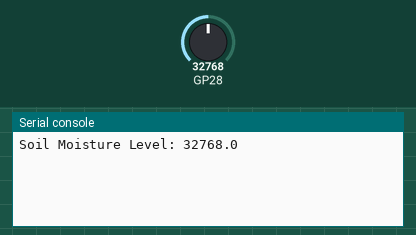
A program run on a simulated Raspberry Pi Pico running MicroPython. Shown: the last lines printed to the serial console. Inputs (shaded band) come from the test bench; at power-on: GP28 = 32768 (analog values on the 0–65535 scale).

Above: at 1.2 s.
1.3 s: GP28 set to 45874
At 2.6 s:
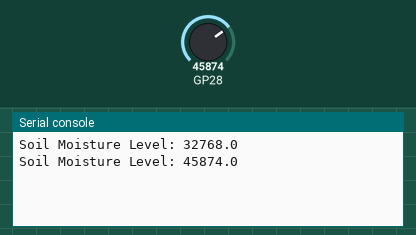
2.8 s: GP28 set to 57670
At 3.9 s:
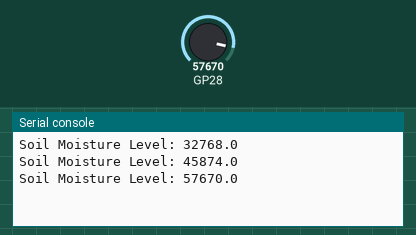
Timing chart, 0 to 5.8 s (numbered marks = the images above; inputs shaded):
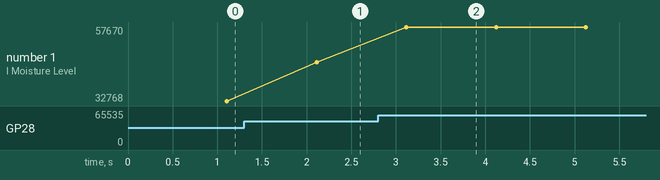

Measured:
- after the input at 1.3 s, the serial console: prints a new line after 0.81 s (image 1)
- after the input at 2.8 s, the serial console: prints a new line after 0.32 s (image 2)
- plotted number 1: 32768 → 45874 after the input at 1.3 s, 45874 → 57670 after the input at 2.8 s

The program:

CapacitiveSoilMoistureSensor.py
```python
# Anton Voronov, ravenspired, voronet.net
# Capacitive Soil Moisture Sensor Class
#
# This class is used to read the soil moisture level from a capacitive soil moisture sensor connected to an analog pin on the Raspberry Pi Pico.
# The sensor provides an analog voltage that changes based on the moisture content in the soil.
# The Pico reads the analog voltage from the sensor and converts it to a digital value using the ADC (Analog to Digital Converter) module.
# The digital value is returned as a raw number without predefined thresholds.
#
# The sensor has three wires: VCC, GND, and OUT.
# Connect the VCC wire to 3V3, the GND wire to GND, and the OUT wire to the analog pin (28) on the Pico.

from machine import ADC, Pin
import utime

class SoilMoistureSensor:
    def __init__(self, pin_number):
        self.sensor = ADC(Pin(pin_number))

    def read_average_moisture(self, samples=10):
        total = 0
        for _ in range(samples):
            total += self.sensor.read_u16()
            utime.sleep_ms(10)
        return total / samples

if __name__ == "__main__":
    soil_sensor = SoilMoistureSensor(28)
    last_check_time = utime.ticks_ms()
    check_interval = 1000  # 1 second

    while True:
        current_time = utime.ticks_ms()

        # Check soil moisture level every second
        if utime.ticks_diff(current_time, last_check_time) >= check_interval:
            moisture_level = soil_sensor.read_average_moisture()
            last_check_time = current_time
            print(f"Soil Moisture Level: {moisture_level}")

        utime.sleep_ms(10)
```
